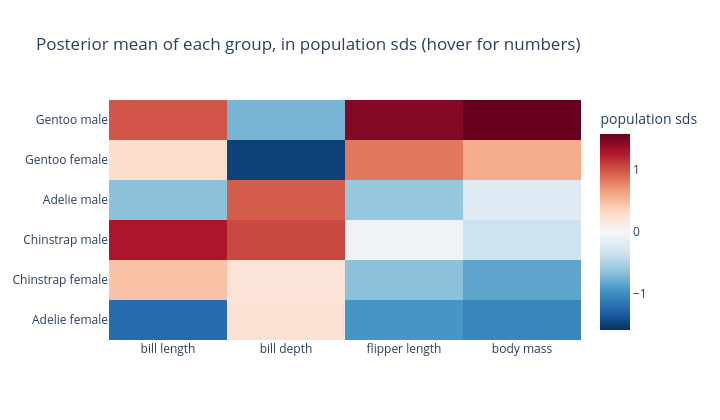

This figure's notebook cell:
### Markdown cell above
## 10 · Interactive: every group x measurement cell with the numbers on hover

The 24 group means fit in a 6 x 4 heatmap. Colour shows the posterior mean in population sds
(so all columns share a scale); hovering shows the numbers a reader would want to quote - the
mean and 90% interval in physical units and the probability that males are larger - all
computed by name beforehand and handed to plotly as arrays with matching `(group,
measurement)` order.

### Code cell
mu_z = by_group(post["mu"]).sel(group=ORDER, measurement=MEAS)
q_units = mug.sel(measurement=MEAS).quantile([0.05, 0.5, 0.95], dim="sample")
p_male = (mu.sel(sex="male") - mu.sel(sex="female") > 0).mean("sample")
p_male_g = p_male.sel(species=mug.species).sel(measurement=MEAS)  # vectorised: per group

hover = np.empty((6, 4), dtype=object)
for i, grp in enumerate(ORDER):
    for k, m in enumerate(MEAS):
        lo, med, hi = q_units.sel(group=grp, measurement=m).values
        hover[i, k] = (f"<b>{grp}</b>, {m.replace('_', ' ')}<br>mean {med:.1f} {UNITS[m]} "
                       f"(90%: {lo:.1f}-{hi:.1f})<br>P(males larger in "
                       f"{grp.split()[0]}) = {float(p_male_g.sel(group=grp, measurement=m)):.3f}")

fig = go.Figure(go.Heatmap(
    # .values is where names end: transpose BY NAME first, or plotly gets a 4 x 6 grid
    z=mu_z.mean("sample").transpose("group", "measurement").values,
    x=[m.replace("_", " ") for m in MEAS], y=ORDER,
    colorscale="RdBu_r", zmid=0, text=hover, hovertemplate="%{text}<extra></extra>",
    colorbar=dict(title="population sds"),
))
fig.update_layout(template="plotly_white", width=720, height=420,
                  title="Posterior mean of each group, in population sds (hover for numbers)")
fig

### Figure 1 — Plotly figure (JSON) as saved in the notebook; plotly's stock layout.template omitted (floating-point values rounded to 4 significant figures)
{"data": [{"colorbar": {"title": {"text": "population sds"}}, "colorscale": [[0.0, "rgb(5,48,97)"], [0.1, "rgb(33,102,172)"], [0.2, "rgb(67,147,195)"], [0.3, "rgb(146,197,222)"], [0.4, "rgb(209,229,240)"], [0.5, "rgb(247,247,247)"], [0.6, "rgb(253,219,199)"], [0.7, "rgb(244,165,130)"], [0.8, "rgb(214,96,77)"], [0.9, "rgb(178,24,43)"], [1.0, "rgb(103,0,31)"]], "hovertemplate": "%{text}<extra></extra>", "text": [["<b>Adelie female</b>, bill length<br>mean 37.3 mm (90%: 36.9-37.7)<br>P(males larger in Adelie) = 1.000", "<b>Adelie female</b>, bill depth<br>mean 17.6 mm (90%: 17.4-17.8)<br>P(males larger in Adelie) = 1.000", "<b>Adelie female</b>, flipper length<br>mean 187.8 mm (90%: 186.6-189.1)<br>P(males larger in Adelie) = 1.000", "<b>Adelie female</b>, body mass<br>mean 3371.6 g (90%: 3309.4-3430.6)<br>P(males larger in Adelie) = 1.000"], ["<b>Chinstrap female</b>, bill length<br>mean 46.6 mm (90%: 45.9-47.3)<br>P(males larger in Chinstrap) = 1.000", "<b>Chinstrap female</b>, bill depth<br>mean 17.6 mm (90%: 17.4-17.8)<br>P(males larger in Chinstrap) = 1.000", "<b>Chinstrap female</b>, flipper length<br>mean 191.8 mm (90%: 190.1-193.5)<br>P(males larger in Chinstrap) = 1.000", "<b>Chinstrap female</b>, body mass<br>mean 3530.3 g (90%: 3436.5-3622.6)<br>P(males larger in Chinstrap) = 1.000"], ["<b>Chinstrap male</b>, bill length<br>mean 51.0 mm (90%: 50.4-51.8)<br>P(males larger in Chinstrap) = 1.000", "<b>Chinstrap male</b>, bill depth<br>mean 19.2 mm (90%: 19.0-19.5)<br>P(males larger in Chinstrap) = 1.000", "<b>Chinstrap male</b>, flipper length<br>mean 199.9 mm (90%: 198.2-201.6)<br>P(males larger in Chinstrap) = 1.000", "<b>Chinstrap male</b>, body mass<br>mean 3938.3 g (90%: 3842.9-4031.7)<br>P(males larger in Chinstrap) = 1.000"], ["<b>Adelie male</b>, bill length<br>mean 40.4 mm (90%: 40.0-40.8)<br>P(males larger in Adelie) = 1.000", "<b>Adelie male</b>, bill depth<br>mean 19.1 mm (90%: 18.9-19.3)<br>P(males larger in Adelie) = 1.000", "<b>Adelie male</b>, flipper length<br>mean 192.4 mm (90%: 191.2-193.6)<br>P(males larger in Adelie) = 1.000", "<b>Adelie male</b>, body mass<br>mean 4044.1 g (90%: 3982.9-4105.6)<br>P(males larger in Adelie) = 1.000"], ["<b>Gentoo female</b>, bill length<br>mean 45.6 mm (90%: 45.0-46.1)<br>P(males larger in Gentoo) = 1.000", "<b>Gentoo female</b>, bill depth<br>mean 14.2 mm (90%: 14.1-14.4)<br>P(males larger in Gentoo) = 1.000", "<b>Gentoo female</b>, flipper length<br>mean 212.7 mm (90%: 211.7-213.8)<br>P(males larger in Gentoo) = 1.000", "<b>Gentoo female</b>, body mass<br>mean 4678.5 g (90%: 4612.3-4743.9)<br>P(males larger in Gentoo) = 1.000"], ["<b>Gentoo male</b>, bill length<br>mean 49.4 mm (90%: 48.9-50.0)<br>P(males larger in Gentoo) = 1.000", "<b>Gentoo male</b>, bill depth<br>mean 15.7 mm (90%: 15.6-15.8)<br>P(males larger in Gentoo) = 1.000", "<b>Gentoo male</b>, flipper length<br>mean 221.5 mm (90%: 220.4-222.5)<br>P(males larger in Gentoo) = 1.000", "<b>Gentoo male</b>, body mass<br>mean 5481.1 g (90%: 5416.5-5546.4)<br>P(males larger in Gentoo) = 1.000"]], "type": "heatmap", "x": ["bill length", "bill depth", "flipper length", "body mass"], "y": ["Adelie female", "Chinstrap female", "Chinstrap male", "Adelie male", "Gentoo female", "Gentoo male"], "z": [[-1.23, 0.2329, -0.9378, -1.04], [0.4721, 0.2143, -0.6567, -0.8425], [1.292, 1.056, -0.07676, -0.3342], [-0.6583, 0.9673, -0.6092, -0.2027], [0.2877, -1.486, 0.8383, 0.5867], [0.9978, -0.7376, 1.465, 1.584]], "zmid": 0}], "layout": {"height": 420, "title": {"text": "Posterior mean of each group, in population sds (hover for numbers)"}, "width": 720}}
